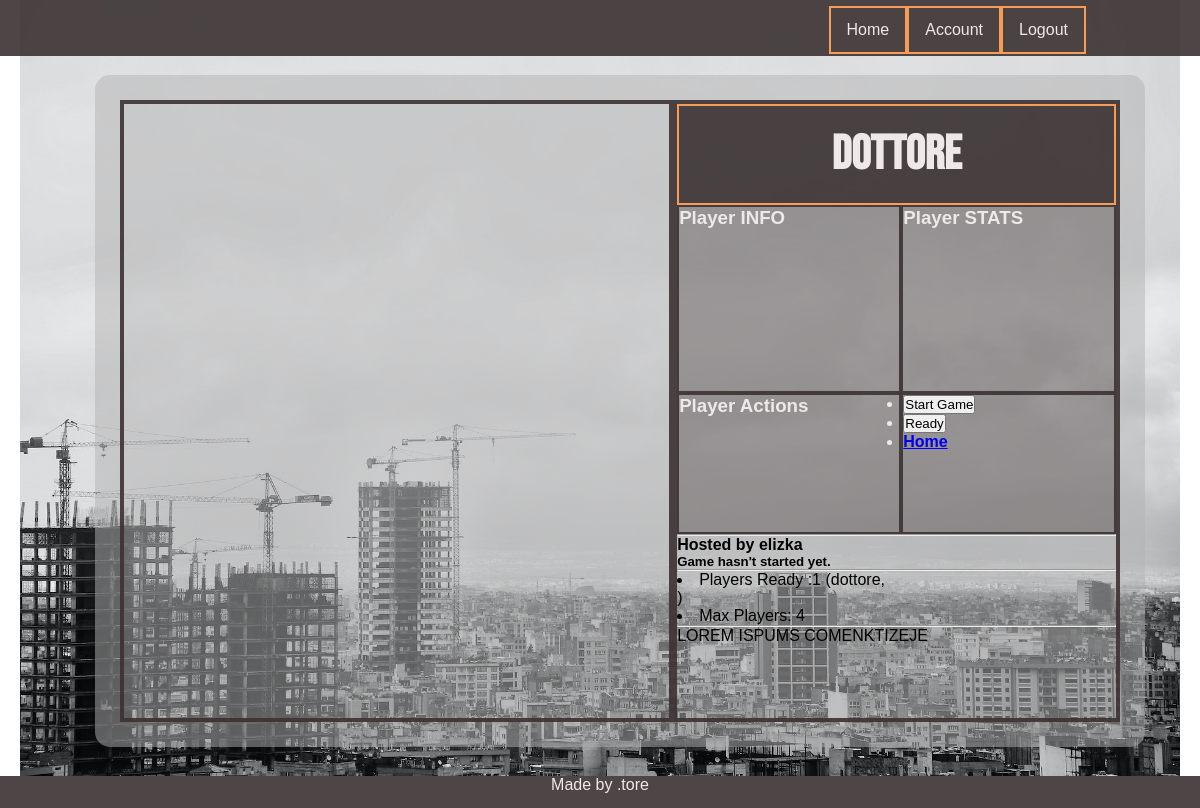
The app's page /game/3/ (signed in), older data.
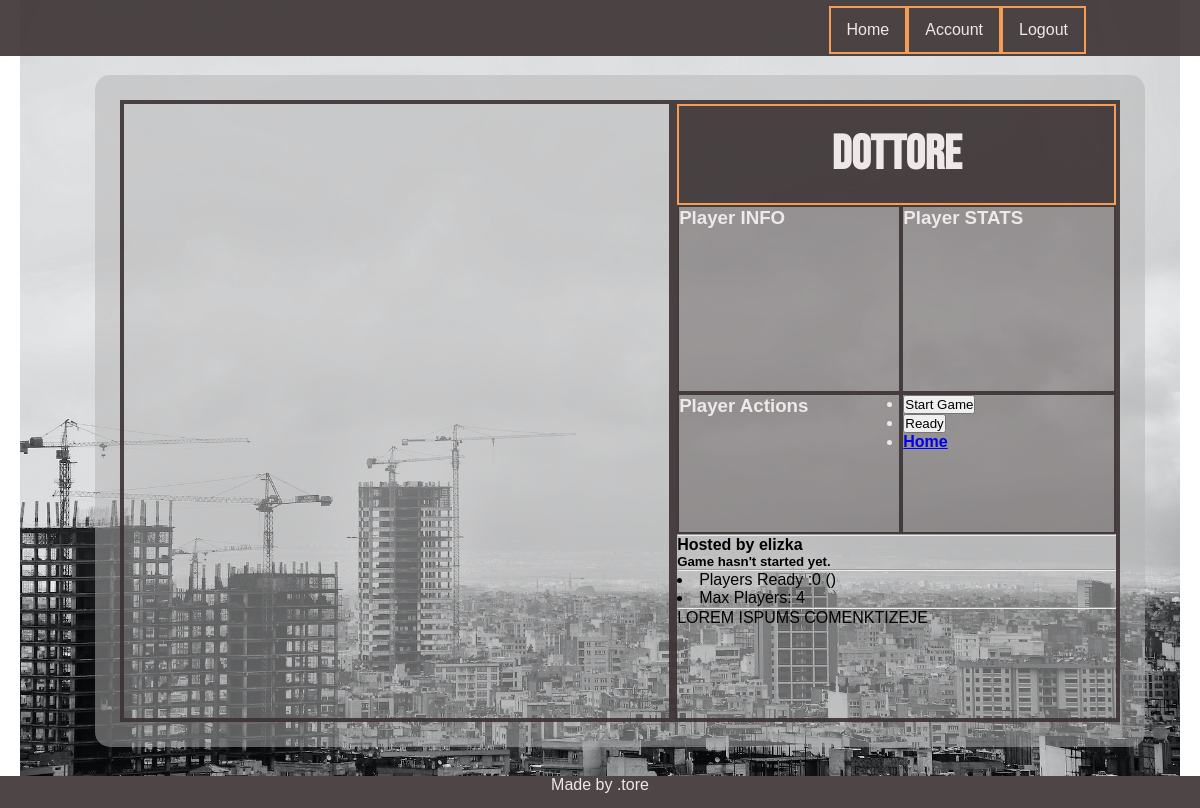
The same page, newer data.
### game/models.py (models this page shows, shortened)
class Game(models.Model):
    name = models.CharField(max_length=150)
    host = models.CharField(max_length=10)
    is_played = models.BooleanField(default=False)
    max_players = models.IntegerField(default=4)
    who_is_ready = models.ManyToManyField(Player, related_name="guys_ready", blank=True)
    who_is_playing = models.ManyToManyField(Player, related_name="guys_playing", blank=True)
    turn = models.IntegerField(default=1)
    turn_of_player = models.ForeignKey(Player, on_delete=models.CASCADE, related_name='czyja_tura', blank=True,
                                       null=True)
    @property
    def how_many_players_ready(self):
        return self.who_is_ready.count()
    @property
    def players_ready(self):
        return list(self.who_is_ready.all())
    @property
    def players_playing(self):
        return list(self.who_is_playing.all())

### player/models.py (models this page shows)
class Player(models.Model):
    name = models.ForeignKey(User,on_delete=models.CASCADE,related_name='player_name')
    parent= models.CharField(max_length = 10)
    nick = models.CharField(max_length=10 )
    in_game= models.BooleanField(default = False)
    money = models.IntegerField(default=150)
    position = models.IntegerField(default=1)
    tossed_dice= models.BooleanField(default=False)
    description = models.TextField(max_length = 300, null = True)
    def __str__(self):
        return self.nick

### game/views.py (the view)
# urls.py: path('<int:id>/', detail, name = 'detail'),
@login_required
def detail(request, id):
    game = Game.objects.get(pk=id)
    player = Player.objects.get(parent=request.user.username)
    fields = Field.objects.all
    args = {'game': game, 'players_ready': game.players_ready, 'players_playing':game.players_playing,
            'player_in_game':player in game.players_playing, 'fields':fields}
    return render(request, 'game/detail.html', args)

### templates/game/detail.html (shortened to what this page needs)
{% extends 'base.html' %}
{% load static %}
{% block css %}
<link rel="stylesheet" href="{% static 'css/detail.css' %}">
{% endblock %}
{% block content %}
    <section class="game_section game_section_board">
    </section>
    <section class = "game_section game_section_sidebar">
        <div class="game_section_sidebar_top">
            <article class="sidebar_top__sidebar_header">
                <h2>Dottore</h2>
            </article>
            <article class="sidebar_top__player_info __sidebar_item">
                <h3>Player INFO</h2>
            </article>
            <article class="sidebar_top__game_stats __sidebar_item">
                <h3>Player STATS</h2>
            </article>
            <article class="sidebar_top__game_actions __sidebar_item">
                <h3>Player Actions</h3>
            </article>
            <article class="sidebar_top__global_actions  __sidebar_item">
            <ul>
                {% if player_in_game %}
                <li><a href ="{% url 'game_end' game.id%}"><h4></h4>End Game</h4></a></li>
                <li><a href ="{% url 'game_leave' game.id%}"><h4>Leave Game</h4></a></li>
                {% elif  game.is_played %}
                <h4>Spectator Mode</h4>
                    {% else %}
                    <li><button class="action_item __start">Start Game</button></li>
                    <li><button class="action_item __ready" > Ready</button></li>
                    {% endif %}
                <li class="action_item"><a href ="{% url 'home'%}"><h4>Home</h4></a></li>
            </ul>
        </article>
        </div>
        <hr>
        <div class="game_section_sidebar_bottom">
            <h4>Hosted by {{game.host}}</h4>
            {% if game.is_played %}
            <h5 class = "notification-item">Game has already started!</h5>
                {% else %}
            <h5 class  = "notification-item">Game hasn't started yet.</h5>
                {% endif %}
            <hr>
                {% if game.is_played %}
            <p>Players in game: (
                {% for player in players_playing %}
                {{player}},
                {% endfor %})
            </p>
            <hr>
            <ul>
                {{game.turn_of_player}} turn!
                    {% else %}
                <li>Players Ready :{{game.how_many_players_ready}} ({% for player in players_ready %}{{player}},</li>
                    {% endfor %})
                <li>Max Players: {{game.max_players}}</li>
                    {% endif %}
            <hr>
            <p class="notification-item">LOREM ISPUMS COMENKTIZEJE<p>
        </div>
    </section>
</div>
{% endblock %}

Row changes from the older to the newer data that the page shows:
no longer on this page (row edited): Player: nick "dottore"
computed for Game "elizka": how_many_players_ready "1" → "0"
